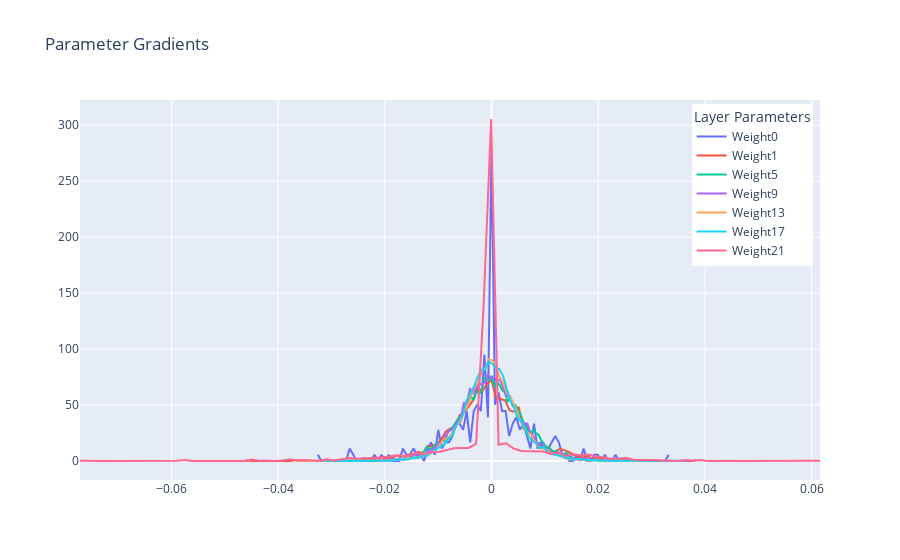

The notebook cell this image was saved under:
### Code cell
fig = go.Figure()

for i, p in enumerate(parameter_list):
    # Now get inly those parameters which are 2 Dimensional:
    if p.ndim == 2:
        # get the gradients on each of the parameters
        t = p.grad
        print(f" W{i} {tuple(p.shape)} | gradient_mean = {t.mean()} | gradient_std = {t.std()} | grad:data = {(t.std()/p.std())}")
        # lets plot the gradients distribution
        hy, hx = torch.histogram(t, density=True) # This function takes a tensor and return the histogram value of that with bins to plot it.
        fig.add_trace(go.Scatter(x = hx[:-1], y=hy, name = f"Weight{i}"))

fig.update_layout(legend=dict(
    yanchor="top",
    y=0.99,
    xanchor="right",
    x=0.99,
    title = 'Layer Parameters'
), title = "Parameter Gradients")

fig.show()
